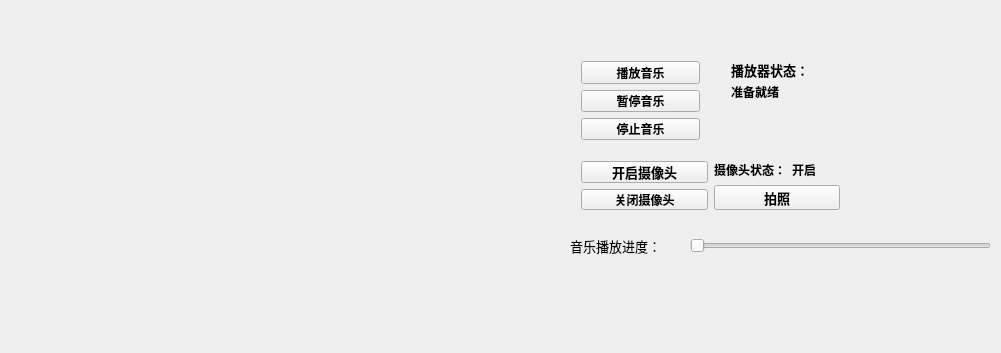
<?xml version="1.0" encoding="UTF-8"?>
<ui version="4.0">
 <class>Widget</class>
 <widget class="QWidget" name="Widget">
  <property name="geometry">
   <rect>
    <x>0</x>
    <y>0</y>
    <width>1001</width>
    <height>353</height>
   </rect>
  </property>
  <property name="windowTitle">
   <string>Widget</string>
  </property>
  <widget class="QLabel" name="label_Music_3">
   <property name="geometry">
    <rect>
     <x>570</x>
     <y>230</y>
     <width>101</width>
     <height>31</height>
    </rect>
   </property>
   <property name="font">
    <font>
     <family>Microsoft YaHei</family>
     <pointsize>10</pointsize>
    </font>
   </property>
   <property name="text">
    <string>音乐播放进度：</string>
   </property>
  </widget>
  <widget class="QSlider" name="horizontalSlider">
   <property name="geometry">
    <rect>
     <x>690</x>
     <y>230</y>
     <width>301</width>
     <height>31</height>
    </rect>
   </property>
   <property name="font">
    <font>
     <family>Microsoft YaHei</family>
     <pointsize>10</pointsize>
    </font>
   </property>
   <property name="orientation">
    <enum>Qt::Horizontal</enum>
   </property>
  </widget>
  <widget class="QWidget" name="">
   <property name="geometry">
    <rect>
     <x>570</x>
     <y>50</y>
     <width>141</width>
     <height>101</height>
    </rect>
   </property>
   <layout class="QHBoxLayout" name="horizontalLayout_2">
    <item>
     <layout class="QVBoxLayout" name="verticalLayout">
      <item>
       <widget class="QPushButton" name="pushButton_Play">
        <property name="font">
         <font>
          <family>Agency FB</family>
          <pointsize>9</pointsize>
          <weight>75</weight>
          <bold>true</bold>
         </font>
        </property>
        <property name="text">
         <string>播放音乐</string>
        </property>
       </widget>
      </item>
      <item>
       <widget class="QPushButton" name="pushButton_Pause">
        <property name="font">
         <font>
          <family>Agency FB</family>
          <pointsize>9</pointsize>
          <weight>75</weight>
          <bold>true</bold>
         </font>
        </property>
        <property name="text">
         <string>暂停音乐</string>
        </property>
       </widget>
      </item>
      <item>
       <widget class="QPushButton" name="pushButton_Stop">
        <property name="font">
         <font>
          <family>Agency FB</family>
          <pointsize>9</pointsize>
          <weight>75</weight>
          <bold>true</bold>
         </font>
        </property>
        <property name="text">
         <string>停止音乐</string>
        </property>
        <property name="iconSize">
         <size>
          <width>10</width>
          <height>20</height>
         </size>
        </property>
       </widget>
      </item>
     </layout>
    </item>
   </layout>
  </widget>
  <widget class="QWidget" name="">
   <property name="geometry">
    <rect>
     <x>570</x>
     <y>150</y>
     <width>281</width>
     <height>71</height>
    </rect>
   </property>
   <layout class="QHBoxLayout" name="horizontalLayout_4">
    <item>
     <layout class="QVBoxLayout" name="verticalLayout_3">
      <item>
       <widget class="QPushButton" name="pushButton_Open_Camera">
        <property name="font">
         <font>
          <family>Agency FB</family>
          <pointsize>10</pointsize>
          <weight>75</weight>
          <bold>true</bold>
         </font>
        </property>
        <property name="text">
         <string>开启摄像头</string>
        </property>
       </widget>
      </item>
      <item>
       <widget class="QPushButton" name="pushButton_Close_Camera">
        <property name="font">
         <font>
          <family>Agency FB</family>
          <weight>75</weight>
          <bold>true</bold>
         </font>
        </property>
        <property name="text">
         <string>关闭摄像头</string>
        </property>
       </widget>
      </item>
     </layout>
    </item>
    <item>
     <layout class="QVBoxLayout" name="verticalLayout_4">
      <item>
       <layout class="QHBoxLayout" name="horizontalLayout_3">
        <item>
         <widget class="QLabel" name="label_Camera_1">
          <property name="font">
           <font>
            <family>Agency FB</family>
            <pointsize>9</pointsize>
            <weight>75</weight>
            <bold>true</bold>
           </font>
          </property>
          <property name="text">
           <string>摄像头状态：</string>
          </property>
         </widget>
        </item>
        <item>
         <widget class="QLabel" name="label_Camera_Status">
          <property name="font">
           <font>
            <family>Agency FB</family>
            <pointsize>9</pointsize>
            <weight>75</weight>
            <bold>true</bold>
           </font>
          </property>
          <property name="text">
           <string>开启</string>
          </property>
         </widget>
        </item>
       </layout>
      </item>
      <item>
       <widget class="QPushButton" name="pushButton_Capture">
        <property name="font">
         <font>
          <family>Agency FB</family>
          <pointsize>10</pointsize>
          <weight>75</weight>
          <bold>true</bold>
         </font>
        </property>
        <property name="text">
         <string>拍照</string>
        </property>
       </widget>
      </item>
     </layout>
    </item>
   </layout>
  </widget>
  <widget class="QWidget" name="">
   <property name="geometry">
    <rect>
     <x>720</x>
     <y>50</y>
     <width>251</width>
     <height>61</height>
    </rect>
   </property>
   <layout class="QVBoxLayout" name="verticalLayout_2">
    <item>
     <widget class="QLabel" name="label_Music_1">
      <property name="font">
       <font>
        <family>Agency FB</family>
        <pointsize>10</pointsize>
        <weight>75</weight>
        <bold>true</bold>
       </font>
      </property>
      <property name="text">
       <string>播放器状态：</string>
      </property>
     </widget>
    </item>
    <item>
     <widget class="QLabel" name="label_Music_Status">
      <property name="font">
       <font>
        <family>Agency FB</family>
        <pointsize>9</pointsize>
        <weight>75</weight>
        <bold>true</bold>
       </font>
      </property>
      <property name="text">
       <string>准备就绪</string>
      </property>
     </widget>
    </item>
   </layout>
  </widget>
 </widget>
 <layoutdefault spacing="6" margin="11"/>
 <resources/>
 <connections/>
</ui>
